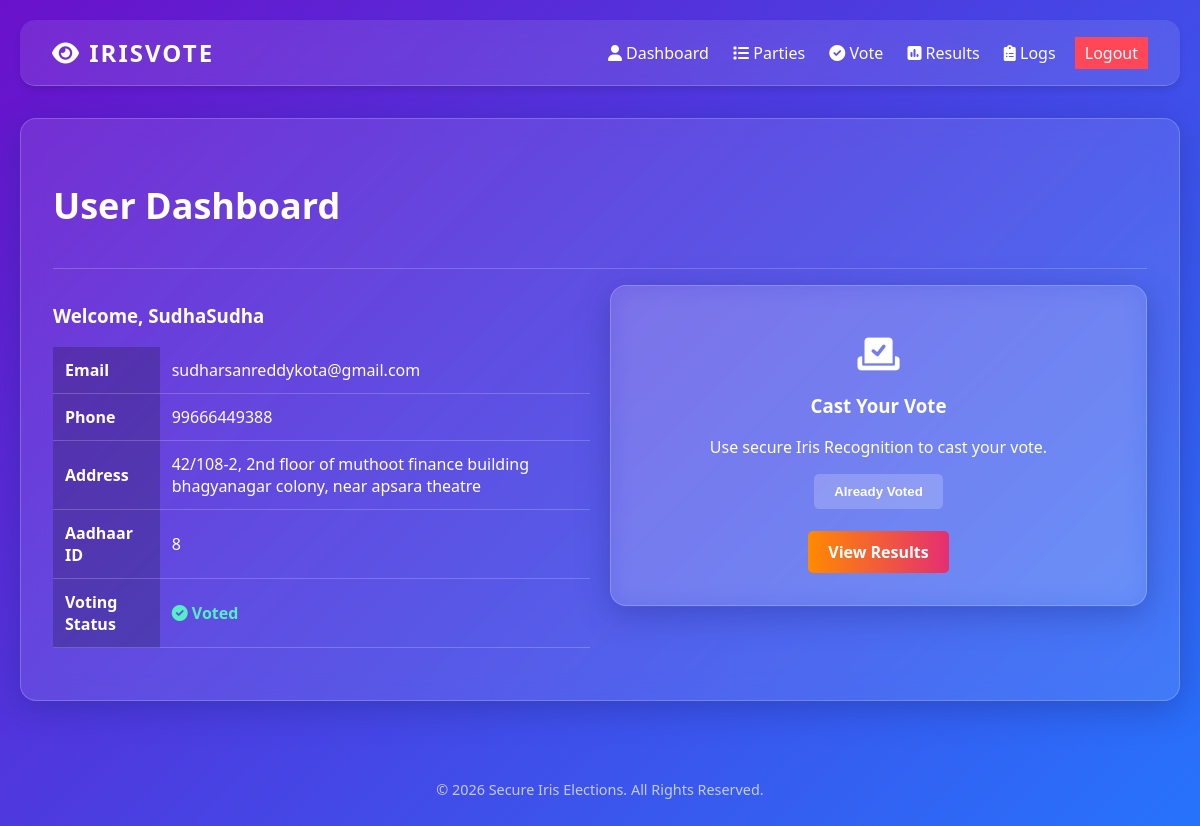
The page /user/dashboard (signed in) on the database its author committed.
### tables this page shows
CREATE TABLE users (
            id INTEGER PRIMARY KEY AUTOINCREMENT,
            name TEXT NOT NULL,
            email TEXT UNIQUE NOT NULL,
            phone TEXT NOT NULL,
            address TEXT NOT NULL,
            dob TEXT NOT NULL,
            aadhaar_id TEXT UNIQUE NOT NULL,
            password TEXT NOT NULL,
            role TEXT NOT NULL DEFAULT 'User',
            has_voted INTEGER DEFAULT 0
        );

### app.py (the view)
@app.route('/user/dashboard')
def user_dashboard():
    if 'role' not in session or session['role'] != 'User':
        return redirect(url_for('login'))
    conn = get_db_connection()
    user = conn.execute('SELECT * FROM users WHERE id = ?', (session['user_id'],)).fetchone()
    conn.close()
    return render_template('user_dashboard.html', user=user)

### database.py (called while the page is built)
def get_db_connection():
    conn = sqlite3.connect(DB_NAME)
    conn.row_factory = sqlite3.Row
    return conn

### templates/user_dashboard.html
{% extends 'base.html' %}
{% block content %}
<div class="card">
    <div class="card-header">
        <h2>User Dashboard</h2>
    </div>
    <div style="display: flex; gap: 20px; align-items: start;">
        <div style="flex: 1;">
            <h3>Welcome, {{ user.name }}</h3>
            <table style="width: 100%; margin-bottom: 20px;">
                <tr>
                    <th>Email</th>
                    <td>{{ user.email }}</td>
                </tr>
                <tr>
                    <th>Phone</th>
                    <td>{{ user.phone }}</td>
                </tr>
                <tr>
                    <th>Address</th>
                    <td>{{ user.address }}</td>
                </tr>
                <tr>
                    <th>Aadhaar ID</th>
                    <td>{{ user.aadhaar_id }}</td>
                </tr>
                <tr>
                    <th>Voting Status</th>
                    <td>
                        {% if user.has_voted %}
                        <span style="color: #55efc4; font-weight: bold;"><i class="fas fa-check-circle"></i>
                            Voted</span>
                        {% else %}
                        <span style="color: #ff7675; font-weight: bold;"><i class="fas fa-times-circle"></i> Not
                            Voted</span>
                        {% endif %}
                    </td>
                </tr>
            </table>
        </div>
        <div style="flex: 1; text-align: center;">
            <div class="card" style="background: rgba(255, 255, 255, 0.1);">
                <h3><i class="fas fa-vote-yea fa-2x"></i></h3>
                <h3>Cast Your Vote</h3>
                <p>Use secure Iris Recognition to cast your vote.</p>
                {% if not user.has_voted %}
                <a href="{{ url_for('vote') }}" class="btn btn-primary btn-lg">Go to Voting Booth</a>
                {% else %}
                <button class="btn btn-secondary" disabled>Already Voted</button>
                <br><br>
                <a href="{{ url_for('user_results') }}" class="btn btn-primary">View Results</a>
                {% endif %}
            </div>
        </div>
    </div>
</div>
{% endblock %}

### static/css/style.css (style rules this page uses)
:root { --primary-color: #6a11cb; --secondary-color: #2575fc; --accent-color: #ff416c; --text-color: #ffffff; --glass-bg: rgba(255, 255, 255, 0.1); --glass-border: rgba(255, 255, 255, 0.2); --card-bg: rgba(0, 0, 0, 0.5); }
body { margin: 0; padding: 0; font-family: 'Segoe UI', Tahoma, Geneva, Verdana, sans-serif; background: linear-gradient(135deg, var(--primary-color) 0%, var(--secondary-color) 100%); background-attachment: fixed; background-size: cover; color: var(--text-color); min-height: 100vh; }
.card { background: var(--glass-bg); backdrop-filter: blur(12px); -webkit-backdrop-filter: blur(12px); border: 1px solid var(--glass-border); border-radius: 16px; padding: 2rem; margin-bottom: 2rem; box-shadow: 0 8px 32px 0 rgba(31, 38, 135, 0.37); color: white; }
.card-header { font-size: 1.5rem; margin-bottom: 1rem; border-bottom: 1px solid var(--glass-border); padding-bottom: 0.5rem; }
.btn { display: inline-block; padding: 10px 20px; border: none; border-radius: 5px; cursor: pointer; text-decoration: none; font-weight: bold; transition: all 0.3s ease; text-align: center; }
.btn-primary { background: linear-gradient(90deg, #ff8a00, #e52e71); color: white; }
.btn-secondary { background: rgba(255, 255, 255, 0.2); color: white; }
table { width: 100%; border-collapse: collapse; margin-top: 1rem; color: white; }
th, td { padding: 12px; text-align: left; border-bottom: 1px solid var(--glass-border); }
th { background: rgba(0,0,0,0.2); }

### rows shown on the page
users: name "SudhaSudha", email "sudharsanreddykota@gmail.com", phone "99666449388", address "42/108-2, 2nd floor of muthoot finance building bhagyanagar colony, near apsara theatre", aadhaar_id "8"
